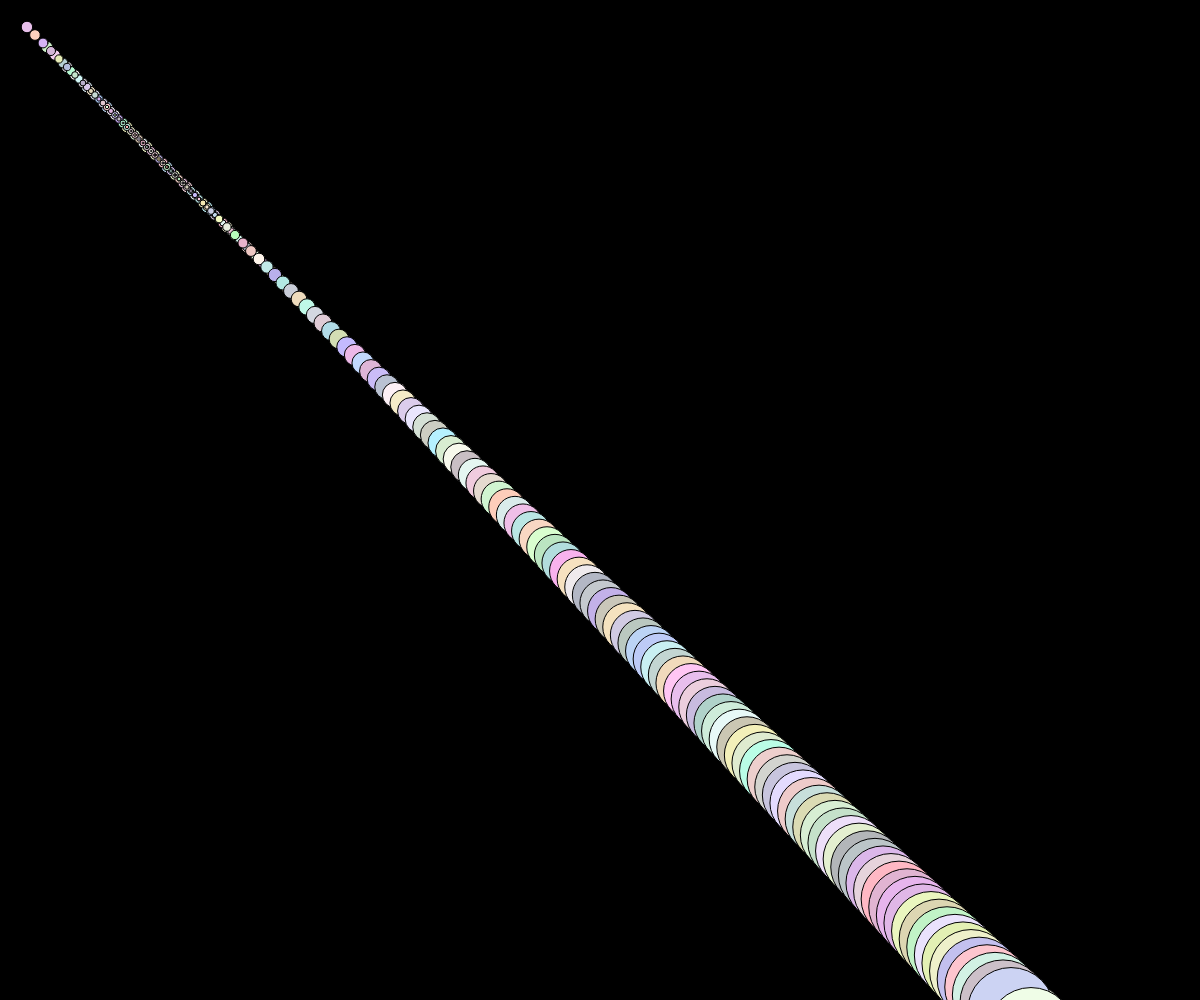
Frame 1 (no input)
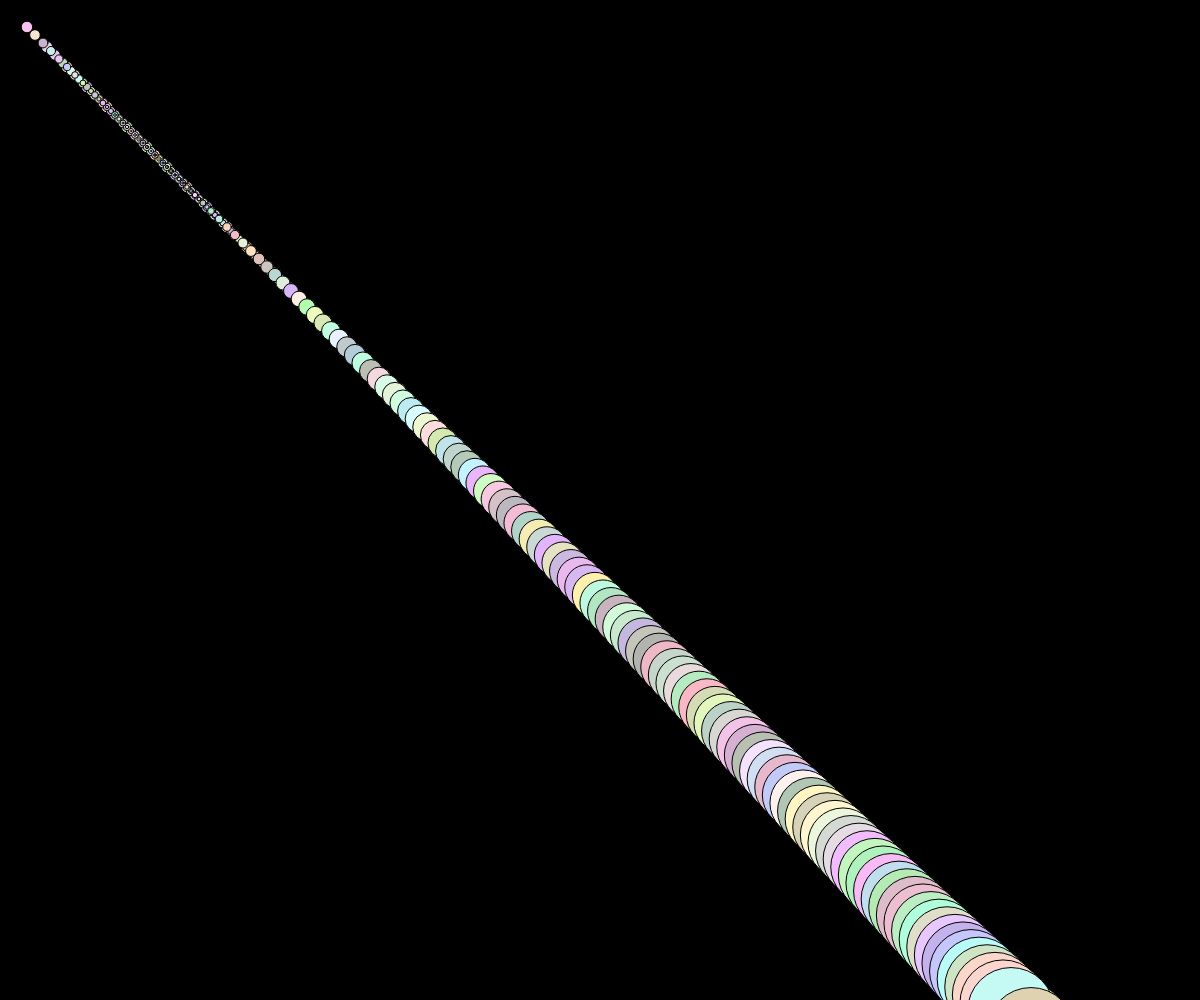
Frame 60 (no input)
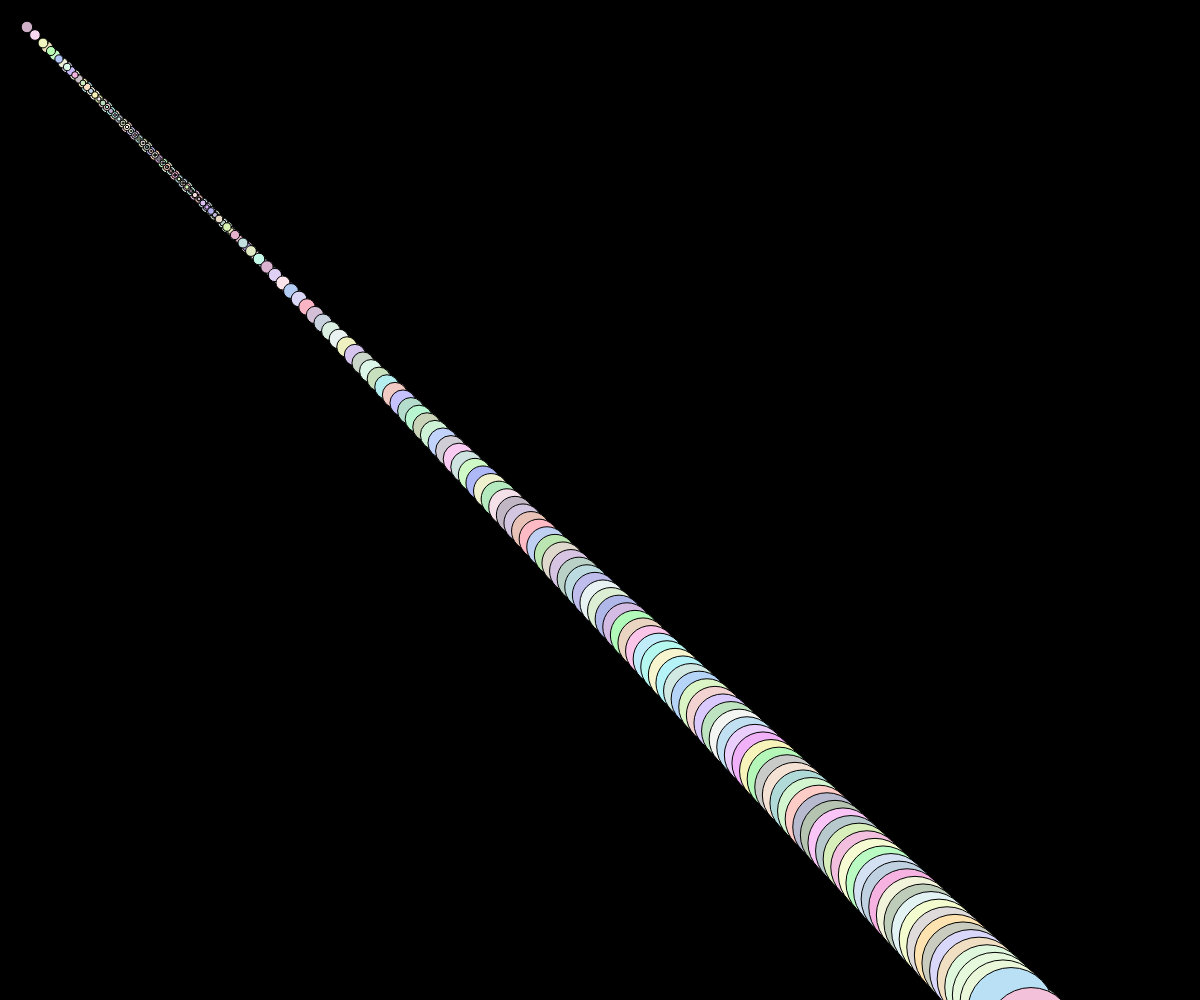
Frame 120 (the mouse pressed at the canvas centre since frame 60)

The p5.js sketch that drew these frames (run headless with seeded random() and noise() and a simulated clock; from frame 60 on, the mouse is pressed at the canvas centre):

// p5.js sketch
// ── sketch.js
function setup(){
    createCanvas(windowWidth, windowHeight);
    noFill();
  }

  function draw(){
    background(0);
    for (var y = 15; y <= height; y += 8) {
    		for (var x = 12; x <= width; x += 20) {
    			fill(random(175, 255), random(175, 255), random(175, 255));
    			ellipse(x + y, x + y, 13 - y/10.0, 13 - y/10.0);
    			}
        }
      }
